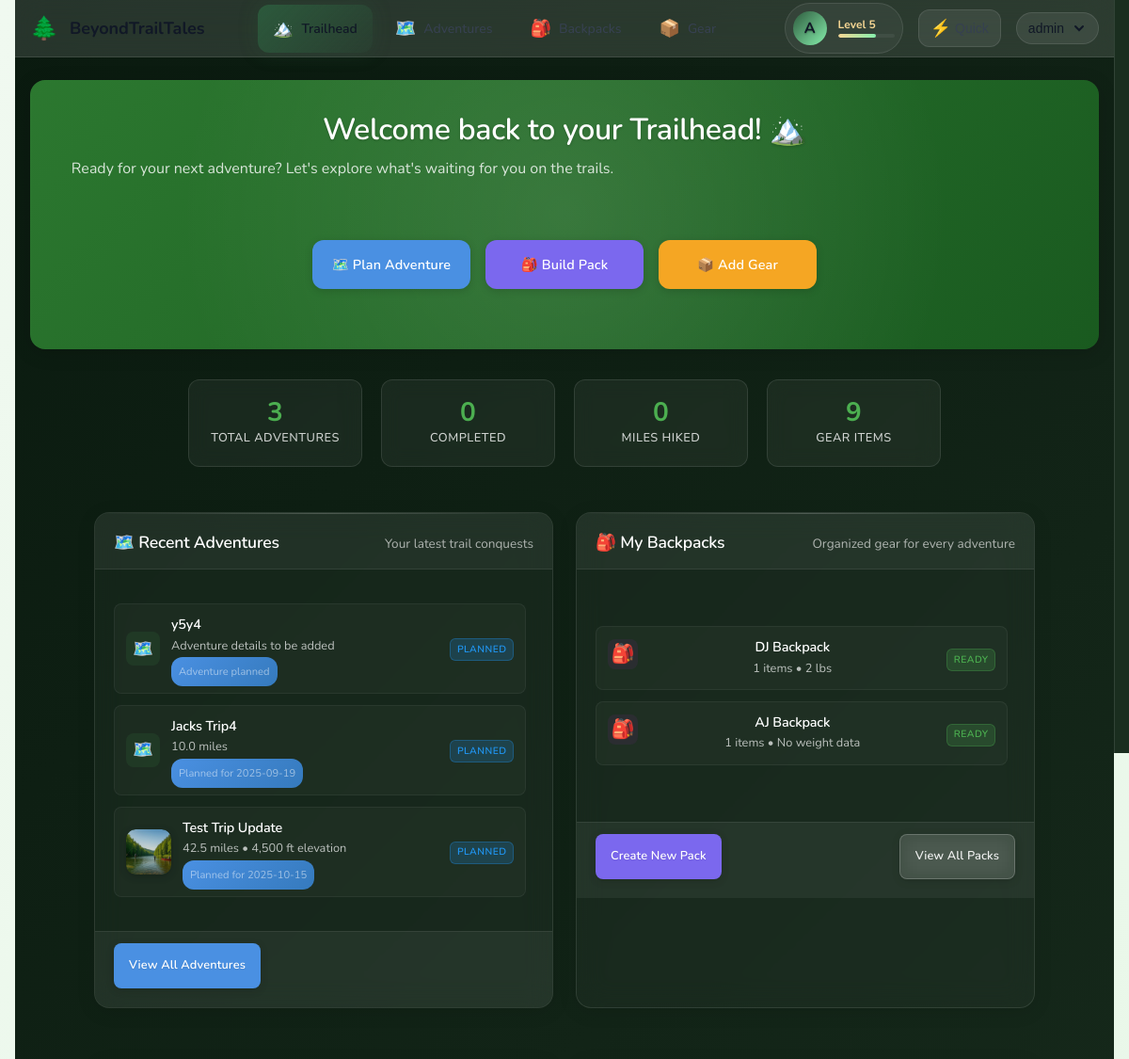
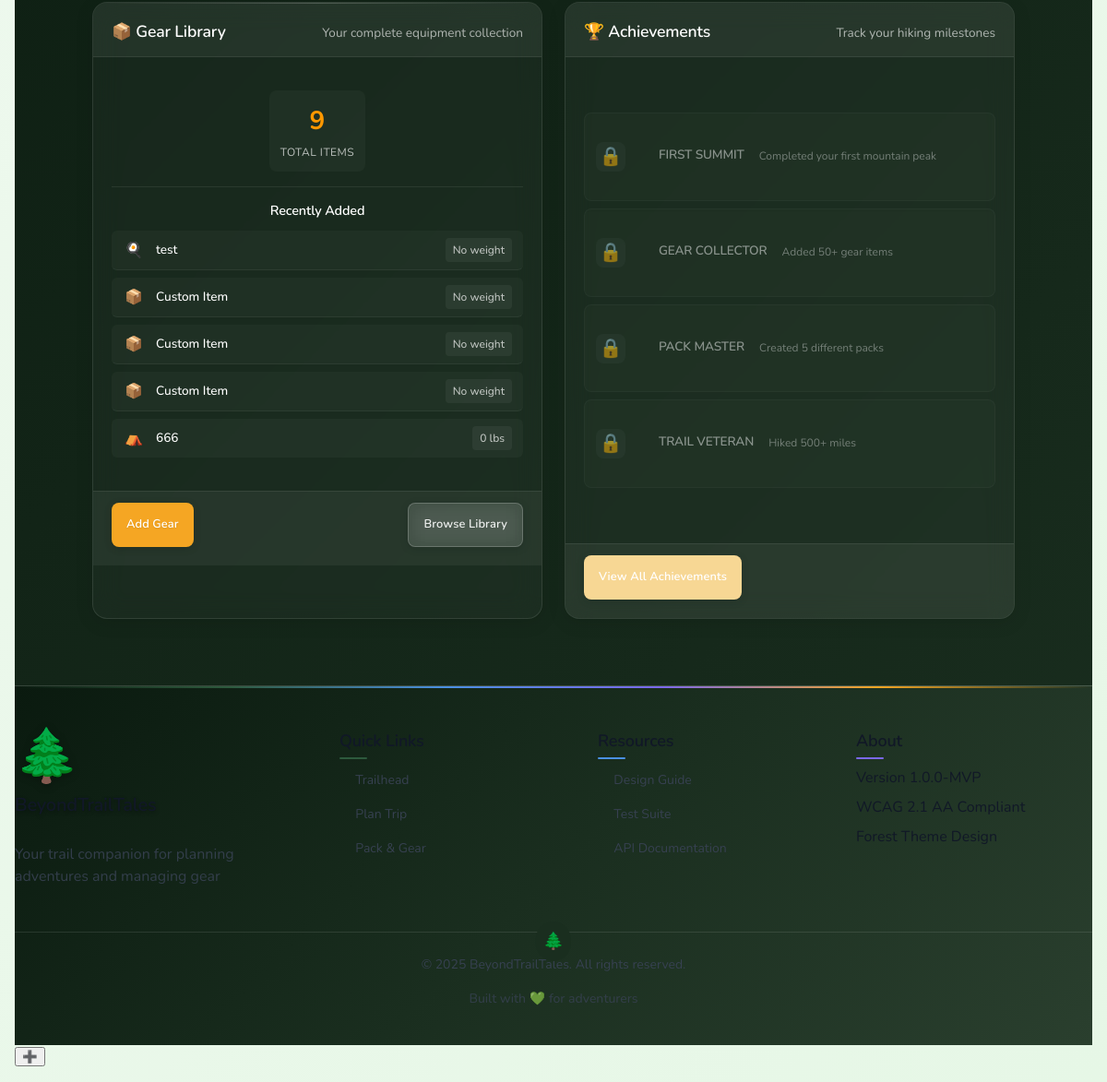
The page / (signed in) on the database its author committed (2 pictures, top to bottom).
### tables this page shows
CREATE TABLE "trips" (
id INTEGER PRIMARY KEY AUTOINCREMENT,
title TEXT NOT NULL,
location TEXT,
start_date TEXT,
end_date TEXT,
distance REAL,
distance_unit TEXT DEFAULT 'miles',
elevation_gain REAL,
difficulty TEXT,
trip_type TEXT,
description TEXT,
backpack_id INTEGER,
completed INTEGER DEFAULT 0,
favorite INTEGER DEFAULT 0,
image_url TEXT,
image_alt TEXT,
user_id INTEGER NOT NULL,
created_at TEXT DEFAULT CURRENT_TIMESTAMP,
updated_at TEXT DEFAULT CURRENT_TIMESTAMP, permit_required INTEGER DEFAULT 0, permit_info TEXT, water_sources TEXT, camping_type TEXT, expected_weather TEXT, trail_conditions TEXT, emergency_contact TEXT, trailhead_parking TEXT, photo_path TEXT, photo_alt_text TEXT, pre_trip_notes TEXT, post_trip_notes TEXT, lessons_learned TEXT, permit_cost REAL, parking_cost REAL, cell_coverage VARCHAR(50), crowd_level VARCHAR(50),
FOREIGN KEY (backpack_id) REFERENCES backpacks(id) ON DELETE SET NULL,
FOREIGN KEY (user_id) REFERENCES users(id) ON DELETE CASCADE
);

CREATE TABLE "backpacks" (
id INTEGER PRIMARY KEY AUTOINCREMENT,
name TEXT NOT NULL,
description TEXT,
capacity INTEGER DEFAULT 65,
base_weight REAL DEFAULT 0,
image_url TEXT,
image_alt TEXT,
user_id INTEGER NOT NULL,
created_at TEXT DEFAULT CURRENT_TIMESTAMP,
updated_at TEXT DEFAULT CURRENT_TIMESTAMP, capacity_l REAL, weight_empty_g REAL, type TEXT DEFAULT 'custom', tags TEXT, sections TEXT,
FOREIGN KEY (user_id) REFERENCES users(id) ON DELETE CASCADE
);

### dashboard.php (the view, shortened to what the rows shown need)
<?php
require_once __DIR__ . '/app/bootstrap.php';
require_once __DIR__ . '/api/classes/Database.php';
$db = Database::getInstance();
$user_id = $_SESSION['user_id'];
try {
    $recentTripsData = $db->fetchAll("
        SELECT id, title, distance, elevation_gain, start_date, completed, photo_path, photo_alt_text,
               CASE
                 WHEN completed = 1 THEN 'Completed ' ||
                   CASE
                     WHEN start_date > datetime('now', '-1 day') THEN 'today'
                     WHEN start_date > datetime('now', '-2 days') THEN '1 day ago'
                     WHEN start_date > datetime('now', '-7 days') THEN substr(cast((julianday('now') - julianday(start_date)) as int), 1, 1) || ' days ago'
                     WHEN start_date > datetime('now', '-30 days') THEN substr(cast((julianday('now') - julianday(start_date))/7 as int), 1, 1) || ' weeks ago'
                     ELSE 'some time ago'
                   END
                 ELSE 'Planned for ' || date(start_date)
               END as status_text
        FROM trips
        WHERE user_id = ?
        ORDER BY CASE WHEN completed = 1 THEN start_date ELSE updated_at END DESC
        LIMIT 6", [$user_id]);
    $recentBackpacks = $db->fetchAll("
        SELECT b.id, b.name, b.description, b.created_at, b.updated_at,
               COUNT(DISTINCT bg.gear_id) as item_count,
               COALESCE(SUM(CASE WHEN g.weight_g IS NOT NULL THEN g.weight_g ELSE 0 END), 0) as total_weight_g
        FROM backpacks b
        LEFT JOIN backpack_gear bg ON b.id = bg.backpack_id
        LEFT JOIN user_gear g ON bg.gear_id = g.id AND g.deleted_at IS NULL
        WHERE b.user_id = ?
        GROUP BY b.id, b.name, b.description, b.created_at, b.updated_at
        ORDER BY b.updated_at DESC", [$user_id]);
} catch (Exception $e) {
    error_log("Dashboard data fetch error: " . $e->getMessage());
    $dashboardStats = [
        'trips_count' => 0,
        'completed_trips' => 0,
        'total_miles' => 0,
        'gear_items' => 0,
        'backpacks' => 0,
        'upcoming_trips' => 0
    ];
    $recentActivity = [];
    $recentTripsData = [];
    $recentBackpacks = [];
    $recentGearItems = [];
}
require_once __DIR__ . '/includes/template-header.php';
?>
<div class="modern-dashboard-hero modern-animate-slide-in">
    <div class="modern-dashboard-hero-content">
        <h1 class="modern-dashboard-hero-title">Welcome back to your Trailhead! 🏔️</h1>
    </div>
</div>
<div class="dashboard-primary-grid animate-fade-in-up animate-delay-500">
    <div class="card card-adventures dashboard-card dashboard-card-adventures animate-float">
        <div class="card-header">
            <h2 class="card-title">🗺️ Recent Adventures</h2>
        </div>
        <div class="card-body">
            <?php
            if (!empty($recentTripsData)): ?>
                <div class="recent-trips-list">
                    <?php foreach ($recentTripsData as $trip): ?>
                        <div class="trip-item" onclick="location.href='<?php echo route_url('trips'); ?>?view=<?= $trip['id'] ?? '' ?>'">
                            <?php if (!empty($trip['photo_path']) && file_exists(__DIR__ . '/' . $trip['photo_path'])): ?>
                                <div class="trip-photo">
                                    <img src="<?= htmlspecialchars($trip['photo_path']) ?>"
                                         alt="<?= htmlspecialchars($trip['photo_alt_text'] ?? 'Trip photo') ?>"
                                         class="trip-photo-img"
                                         onerror="this.parentElement.innerHTML='<div class=\'trip-icon\'><?= $trip['completed'] ? '⛰️' : '🗺️' ?></div>'">
                                </div>
                            <?php else: ?>
                                <div class="trip-icon"><?= $trip['completed'] ? '⛰️' : '🗺️' ?></div>
                            <?php endif; ?>
                            <div class="trip-info">
                                <h4><?= htmlspecialchars($trip['title'] ?? 'Untitled Adventure') ?></h4>
                                <p>
                                    <?php if (($trip['distance'] ?? 0) > 0): ?>
                                        <?= number_format($trip['distance'], 1) ?> miles
                                        <?php if (($trip['elevation_gain'] ?? 0) > 0): ?>
                                            • <?= number_format($trip['elevation_gain']) ?> ft elevation
                                        <?php endif; ?>
                                    <?php else: ?>
                                        Adventure details to be added
                                    <?php endif; ?>
                                </p>
                                <span class="trip-date"><?= htmlspecialchars($trip['status_text'] ?? 'Adventure planned') ?></span>
                            </div>
                            <div class="trip-badge">
                                <?php if ($trip['completed']): ?>
                                    <span class="badge badge-success">Completed</span>
                                <?php else: ?>
                                    <span class="badge badge-info">Planned</span>
                                <?php endif; ?>
                            </div>
                        </div>
                    <?php endforeach; ?>
                </div>
            <?php endif; ?>
        </div>
    </div>
    <div class="card card-backpacks dashboard-card dashboard-card-backpacks animate-float">
        <div class="card-header">
            <h2 class="card-title">🎒 My Backpacks</h2>
        </div>
        <div class="card-body">
            <?php
            if (!empty($recentBackpacks)): ?>
                <div class="pack-preview-grid">
                    <?php foreach ($recentBackpacks as $pack): ?>
                        <div class="pack-preview" onclick="location.href='<?php echo route_url('backpacks'); ?>?view=<?= $pack['id'] ?>'">
                            <div class="pack-icon">🎒</div>
                            <div style="flex: 1;">
                                <h4><?= htmlspecialchars($pack['name'] ?? 'Unnamed Pack') ?></h4>
                                <p>
                                    <?= (int)$pack['item_count'] ?> items •
                                    <?php
                                    $weightLbs = round(($pack['total_weight_g'] ?? 0) / 453.592, 1);
                                    echo $weightLbs > 0 ? $weightLbs . ' lbs' : 'No weight data';
                                    ?>
                                </p>
                            </div>
                            <span class="pack-status badge <?= $pack['item_count'] > 0 ? 'badge-success' : 'badge-info' ?>">
                                <?= $pack['item_count'] > 0 ? 'Ready' : 'Empty' ?>
                            </span>
                        </div>
                    <?php endforeach; ?>
                </div>
            <?php endif; ?>
        </div>
    </div>
    <div class="card card-gear dashboard-card dashboard-card-gear animate-float">
        <div class="card-header">
            <h2 class="card-title">📦 Gear Library</h2>
        </div>
    </div>
    <div class="card card-progress dashboard-card dashboard-card-progress animate-float twinkle-stars">
        <div class="card-header">
            <h2 class="card-title">🏆 Achievements</h2>
        </div>
    </div>
</div>
<?php require_once __DIR__ . '/includes/template-footer.php'; ?>

### rows shown on the page
trips: title "y5y4", distance "Adventure details to be added", status_text "Adventure planned", completed "PLANNED"
trips: title "Jacks Trip4", distance "10.0", status_text "Planned for 2025-09-19", completed "PLANNED"
trips: photo_path (picture), title "Test Trip Update", distance "42.5", elevation_gain "4,500", status_text "Planned for 2025-10-15", completed "PLANNED"
backpacks: name "DJ Backpack", item_count "1", weightLbs "2"
backpacks: name "AJ Backpack", item_count "1", shows "No weight data"

### other values the page prints
substr($currentUser['username'] ?? $currentUser['email'], 0, 1) "A"
$userLevel "5"
$currentUser['username'] "admin"
$dashboardStats['trips_count'] "3"
$dashboardStats['completed_trips'] "0"
$dashboardStats['total_miles'] "0"
$dashboardStats['gear_items'] "9"
$categoryIcons[$gear['category'] ?? 'other'] "🍳"
$gear['name'] "test"
$categoryIcons[$gear['category'] ?? 'other'] "📦"
$gear['name'] "Custom Item"
$categoryIcons[$gear['category'] ?? 'other'] "⛺"
$gear['name'] "666"
$weightLbs "0"
$achievement['title'] "FIRST SUMMIT"
